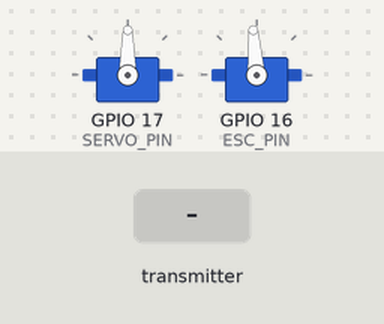
This program was run on a simulated ESP32. Parts: 2 × servo. The inputs (shaded band) are chosen by the test bench.

Above: at 3.2 s.
3.3 s: the transmitter starts sending message = 0
At 3.7 s:
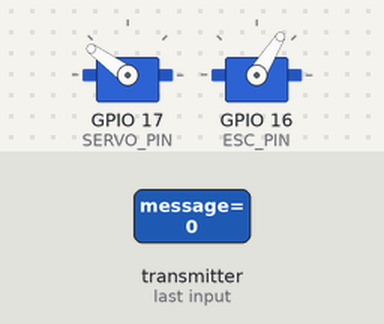
4.8 s: the transmitter starts sending joystickY = 25
At 6.0 s:
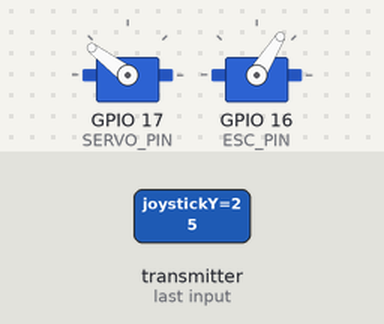
6.3 s: the transmitter starts sending joystickY = 50
At 7.2 s:
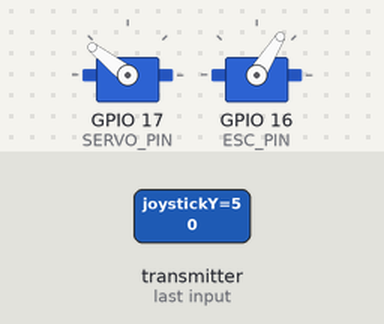
Timing chart, 0 to 9.3 s (numbered marks = the images above; inputs shaded):
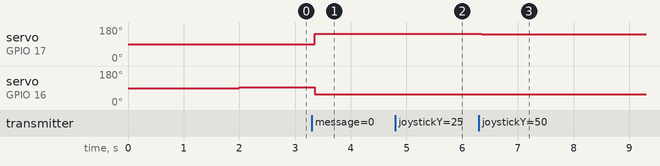

Measured:
- after the input at 3.3 s, servo on GPIO 17 (SERVO_PIN): 90° → 144° after 0.05 s; servo on GPIO 16 (ESC_PIN): 94° → 58° after 0.05 s
- after the input at 4.8 s, servo on GPIO 17 (SERVO_PIN): 144° → 143° after 0.05 s
- after the input at 6.3 s, servo on GPIO 17 (SERVO_PIN): 143° → 142° after 0.05 s

The program:

main.cpp
```cpp
//========================================================================================
// Boat FAS Project
//========================================================================================

// To-Do:
//----------------------------------------------------------------------------------------
// Urgent:
//        decrementing speed control 1500 stops it immediately → millis() function for timing
//        let the neutral_offset be 0, when no data has been received
//----------------------------------------------------------------------------------------
// Ideas:
//        implement a speedometer for the rotating cylinder and a corresponding display output
//        implement a maximum speed limiter (example: limit to 1750 instead of 2000)
//        implement sleep modes for power efficiency
//----------------------------------------------------------------------------------------

#include <esp_now.h>
#include <WiFi.h>
#include <ESP32Servo.h>

//========================================================================================
// Configuration Constants
//========================================================================================
static constexpr bool TESTING_ACTIVE = false;
static constexpr uint8_t ESC_PIN = 16;
static constexpr uint8_t SERVO_PIN = 17;
static constexpr uint8_t ANGLE_OFFSET = 25;       // Servo angle limits (25° - 155°)
static constexpr uint8_t SERVO_OFFSET = 50;       // Servo has jitter in default position
static constexpr uint16_t MATH_MIDPOINT = 2048;   // midpoint from values 0 to 4095
static constexpr uint16_t SPEED_LIMITER = 300;    // ranges from 0 to 500 --- 0 being fastest/ 500 being slowest
static constexpr uint8_t NEUTRAL_OFFSET = 20;
static constexpr uint32_t DATA_TIMEOUT_MS = 1000; // Safety timeout
static constexpr bool CUSTOM = false;

//========================================================================================
// Data Structures
//========================================================================================
#pragma pack(push, 1)
struct ReceivedData {
    char message[32];
    float joystickX;
    float joystickY;
    bool joystickButton;
    uint16_t rotaryEncoderValue;
    bool rotaryEncoderButton;
};

struct ValueState {
    uint16_t escValue = 1500;
    uint16_t servoValue = 0;
    bool dataReceived = false;
    uint32_t lastUpdate = 0;
    unsigned int servoAngle = 90;
    const uint16_t midpoint = 1860;
    uint16_t oldAngle = 0;
};
#pragma pack(pop)

//========================================================================================
// Global Objects
//========================================================================================
ReceivedData rxData = {};
ValueState valueState;
Servo esc;
Servo angleServo;

//========================================================================================
// Function Prototypes
//========================================================================================
void onReceive(const uint8_t *mac, const uint8_t *data, int len);
void initializePeriphials();
void initializeESPNOW();
void updateESC();
void updateServo();
void safetyCheck();

//========================================================================================
// Setup & Loop
//========================================================================================
void setup() {
  Serial.begin(115200);
  WiFi.mode(WIFI_STA);

  initializePeriphials();
  initializeESPNOW();
}

void loop() {
  safetyCheck();
    if (valueState.dataReceived) {
        updateESC();
        updateServo();
    }
    if (CUSTOM) {
        Serial.print("Y Value: ");
        Serial.println(4095 - rxData.joystickY);
        Serial.println(valueState.servoAngle);
        delay(200);
  }
}

//========================================================================================
// Hardware Initialization
//========================================================================================
void initializePeriphials(){
    angleServo.attach(SERVO_PIN);
    esc.attach(ESC_PIN, 1000, 2000);
    esc.writeMicroseconds(1500);        // neutral-position
    delay(2000);
}

void initializeESPNOW(){
    if (esp_now_init() != ESP_OK) {
      Serial.println("ESP-NOW init failed");
      while(1);
    }

    esp_now_register_recv_cb(onReceive);
    memset(&rxData, 0, sizeof(rxData)); // Ensure clean start
}

void onReceive(const uint8_t *mac, const uint8_t *data, int len) {
  if (len == sizeof(rxData)) {
    memcpy(&rxData, data, len);
    valueState.dataReceived = true;
    valueState.lastUpdate = millis();

    if (TESTING_ACTIVE) {
      Serial.printf("Received: X=%.1f Y=%.1f Enc=%u\n",
                   rxData.joystickX,
                   rxData.joystickY,
                   rxData.rotaryEncoderValue);
    }
  }
}

//========================================================================================
// ESC + Servo Update and Safety Features
//========================================================================================
void updateESC(){
    if (rxData.rotaryEncoderValue > 1500)      {valueState.escValue = constrain(rxData.rotaryEncoderValue, 1500, 2000 - SPEED_LIMITER - NEUTRAL_OFFSET);}
    else if (rxData.rotaryEncoderValue < 1500) {valueState.escValue = constrain(rxData.rotaryEncoderValue, 1000 + SPEED_LIMITER, 1500);}
    else {
        valueState.escValue = 1500;
    }
    esc.writeMicroseconds(valueState.escValue + NEUTRAL_OFFSET);
}

void updateServo(){
    if (rxData.joystickY < MATH_MIDPOINT - SERVO_OFFSET || rxData.joystickY > MATH_MIDPOINT + SERVO_OFFSET) {
        if (rxData.joystickY < valueState.midpoint) {
            valueState.servoAngle = map(4095 - rxData.joystickY, 0, 4095 - valueState.midpoint, ANGLE_OFFSET, 90);
        } else if (rxData.joystickY > valueState.midpoint){
            valueState.servoAngle = map(4095 - rxData.joystickY, 4095 - valueState.midpoint, 4095, 90, 180 - ANGLE_OFFSET);
        } else {  // servoAngle == midpoint
            valueState.servoAngle = 90;
        }
    }
    angleServo.write(valueState.servoAngle);
}

// In case of date timeout, return to neutral positions and stop the motor
void safetyCheck() {
    if (millis() - valueState.lastUpdate > DATA_TIMEOUT_MS) {
        esc.writeMicroseconds(1500 + NEUTRAL_OFFSET);
        angleServo.write(90);
        valueState.dataReceived = false;
    }
}
```
